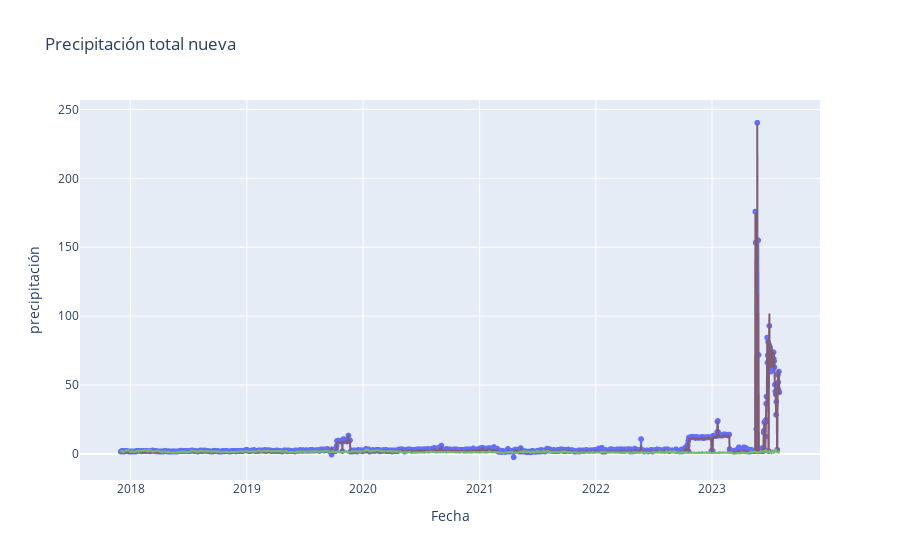

Source (notebook cell):
### Code cell
fig = px.line(velocidad_viento, x='FECHA', y='VV_10_MEDIA_D', markers=True, line_shape='linear', title='Precipitación total nueva')
fig.update_xaxes(title='Fecha')
fig.update_yaxes(title='precipitación')
fig.add_trace(px.line(velocidad_viento, x='FECHA', y='VV_10_VECT_MEDIA_D').update_traces(line=dict(color='#805c77')).data[0])
fig.add_trace(px.line(velocidad_viento, x='FECHA', y='VVAG_MEDIA_D').update_traces(line=dict(color='#75b872')).data[0])

fig.show()

### Figure 1 — Plotly figure (JSON) as saved in the notebook; plotly's stock layout.template omitted (floating-point values rounded to 4 significant figures; data arrays with more than 128 entries replaced by an {"elided": "..."} marker saying what was removed)
{"data": [{"hovertemplate": "FECHA=%{x}<br>VV_10_MEDIA_D=%{y}<extra></extra>", "legendgroup": "", "line": {"color": "#636efa", "dash": "solid", "shape": "linear"}, "marker": {"symbol": "circle"}, "mode": "lines+markers", "name": "", "showlegend": false, "type": "scattergl", "x": {"elided": "2069 str values"}, "xaxis": "x", "y": {"elided": "2069 float values"}, "yaxis": "y"}, {"hovertemplate": "FECHA=%{x}<br>VV_10_VECT_MEDIA_D=%{y}<extra></extra>", "legendgroup": "", "line": {"color": "#805c77", "dash": "solid"}, "marker": {"symbol": "circle"}, "mode": "lines", "name": "", "showlegend": false, "type": "scattergl", "x": {"elided": "2069 str values"}, "xaxis": "x", "y": {"elided": "2069 float values"}, "yaxis": "y"}, {"hovertemplate": "FECHA=%{x}<br>VVAG_MEDIA_D=%{y}<extra></extra>", "legendgroup": "", "line": {"color": "#75b872", "dash": "solid"}, "marker": {"symbol": "circle"}, "mode": "lines", "name": "", "showlegend": false, "type": "scattergl", "x": {"elided": "2069 str values"}, "xaxis": "x", "y": {"elided": "2069 float values"}, "yaxis": "y"}], "layout": {"legend": {"tracegroupgap": 0}, "title": {"text": "Precipitación total nueva"}, "xaxis": {"anchor": "y", "domain": [0, 1], "title": {"text": "Fecha"}}, "yaxis": {"anchor": "x", "domain": [0, 1], "title": {"text": "precipitación"}}}}
